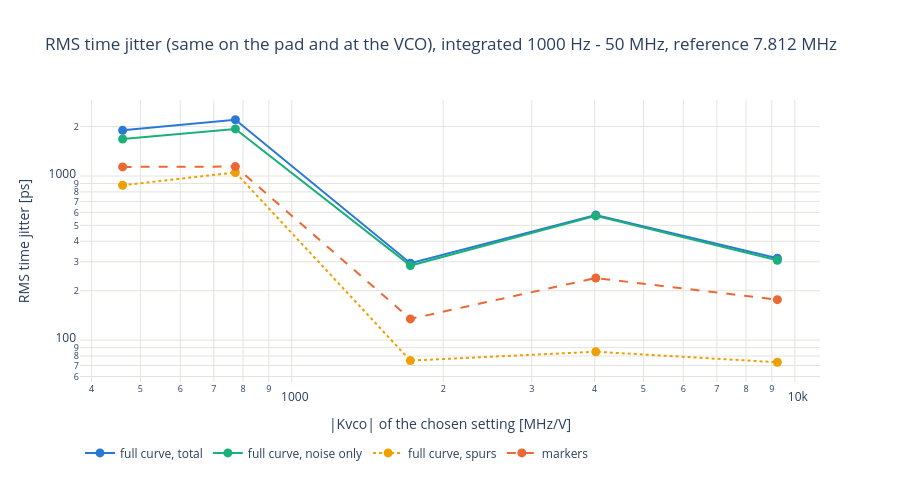

Source (notebook cell):
### Code cell
# RMS jitter (integration band of the run) per setting: the full curve (total, noise only, spur part) and the
# markers. x axis: f_vco when the run sweeps the frequency, else the |Kvco| of the chosen setting.
ok = runs[runs["status"] == "ok"]
SWEEP_F = ok["f_vco"].nunique() > 1
X_COL, X_SCALE, X_TITLE = (("f_vco", 1e6, "f_vco [MHz]") if SWEEP_F else
                           ("kvco_pred", 1e6, "|Kvco| of the chosen setting [MHz/V]"))
ok = ok.sort_values(X_COL)
HOVER_DATA = np.c_[ok["vco_tune_coarse"], ok["vco_current_min"], ok["vco_current_max"], ok["kvco_pred"] / 1e6,
                   ok["carrier_dbm"]]
HOVER_SETTING = ("c%{customdata[0]:.0f} min %{customdata[1]:.0f} max %{customdata[2]:.0f}, "
                 "|Kvco| %{customdata[3]:.0f} MHz/V, carrier %{customdata[4]:.1f} dBm")
fig = go.Figure()
for col, name, color, dash in (("time_jitter_trace_ps", "full curve, total", PALETTE[0], "solid"),
                               ("time_jitter_noise_ps", "full curve, noise only", PALETTE[2], "solid"),
                               ("time_jitter_spur_ps", "full curve, spurs", PALETTE[3], "dot"),
                               ("time_jitter_ps", "markers", PALETTE[1], "dash")):
    fig.add_scatter(x=ok[X_COL] / X_SCALE, y=ok[col], mode="lines+markers", name=name,
                    line=dict(color=color, width=2, dash=dash), marker=dict(size=9), customdata=HOVER_DATA,
                    hovertemplate=f"{name}: %{{y:.1f}} ps at %{{x:.0f}}<br>{HOVER_SETTING}<extra></extra>")
fig.update_layout(title=f"RMS time jitter (same on the pad and at the VCO), integrated {float(offsets[0]):g} Hz - {float(offsets[-1]) / 1e6:g} MHz, {REF_TXT}",
                  template="plotly_white", height=480, legend=dict(orientation="h", y=-0.2))
fig.update_xaxes(title=X_TITLE, type="log", gridcolor=GRID)
fig.update_yaxes(title="RMS time jitter [ps]", type="log", gridcolor=GRID)
save(fig, "jitter_vs_f" if SWEEP_F else "jitter_vs_kvco")

### Figure 1 — Plotly figure (JSON) as saved in the notebook; plotly's stock layout.template omitted (floating-point values rounded to 4 significant figures)
{"data": [{"customdata": [[5.0, 8.0, 6.0, 461.0, -5.088], [5.0, 8.0, 0.0, 772.3, -5.548], [9.0, 9.0, 10.0, 1721.0, 0.2348], [8.0, 9.0, 10.0, 4021.0, -0.258], [6.0, 11.0, 0.0, 9232.0, 0.1976]], "hovertemplate": "full curve, total: %{y:.1f} ps at %{x:.0f}<br>c%{customdata[0]:.0f} min %{customdata[1]:.0f} max %{customdata[2]:.0f}, |Kvco| %{customdata[3]:.0f} MHz/V, carrier %{customdata[4]:.1f} dBm<extra></extra>", "line": {"color": "#2a78d6", "dash": "solid", "width": 2}, "marker": {"size": 9}, "mode": "lines+markers", "name": "full curve, total", "type": "scatter", "x": [461.0, 772.3, 1721.0, 4021.0, 9232.0], "y": [1897.0, 2202.0, 294.4, 577.7, 315.4]}, {"customdata": [[5.0, 8.0, 6.0, 461.0, -5.088], [5.0, 8.0, 0.0, 772.3, -5.548], [9.0, 9.0, 10.0, 1721.0, 0.2348], [8.0, 9.0, 10.0, 4021.0, -0.258], [6.0, 11.0, 0.0, 9232.0, 0.1976]], "hovertemplate": "full curve, noise only: %{y:.1f} ps at %{x:.0f}<br>c%{customdata[0]:.0f} min %{customdata[1]:.0f} max %{customdata[2]:.0f}, |Kvco| %{customdata[3]:.0f} MHz/V, carrier %{customdata[4]:.1f} dBm<extra></extra>", "line": {"color": "#1baf7a", "dash": "solid", "width": 2}, "marker": {"size": 9}, "mode": "lines+markers", "name": "full curve, noise only", "type": "scatter", "x": [461.0, 772.3, 1721.0, 4021.0, 9232.0], "y": [1681.0, 1936.0, 284.6, 571.4, 306.8]}, {"customdata": [[5.0, 8.0, 6.0, 461.0, -5.088], [5.0, 8.0, 0.0, 772.3, -5.548], [9.0, 9.0, 10.0, 1721.0, 0.2348], [8.0, 9.0, 10.0, 4021.0, -0.258], [6.0, 11.0, 0.0, 9232.0, 0.1976]], "hovertemplate": "full curve, spurs: %{y:.1f} ps at %{x:.0f}<br>c%{customdata[0]:.0f} min %{customdata[1]:.0f} max %{customdata[2]:.0f}, |Kvco| %{customdata[3]:.0f} MHz/V, carrier %{customdata[4]:.1f} dBm<extra></extra>", "line": {"color": "#eda100", "dash": "dot", "width": 2}, "marker": {"size": 9}, "mode": "lines+markers", "name": "full curve, spurs", "type": "scatter", "x": [461.0, 772.3, 1721.0, 4021.0, 9232.0], "y": [878.2, 1051.0, 75.06, 84.97, 73.28]}, {"customdata": [[5.0, 8.0, 6.0, 461.0, -5.088], [5.0, 8.0, 0.0, 772.3, -5.548], [9.0, 9.0, 10.0, 1721.0, 0.2348], [8.0, 9.0, 10.0, 4021.0, -0.258], [6.0, 11.0, 0.0, 9232.0, 0.1976]], "hovertemplate": "markers: %{y:.1f} ps at %{x:.0f}<br>c%{customdata[0]:.0f} min %{customdata[1]:.0f} max %{customdata[2]:.0f}, |Kvco| %{customdata[3]:.0f} MHz/V, carrier %{customdata[4]:.1f} dBm<extra></extra>", "line": {"color": "#eb6834", "dash": "dash", "width": 2}, "marker": {"size": 9}, "mode": "lines+markers", "name": "markers", "type": "scatter", "x": [461.0, 772.3, 1721.0, 4021.0, 9232.0], "y": [1136.0, 1141.0, 134.7, 238.9, 176.3]}], "layout": {"height": 480, "legend": {"orientation": "h", "y": -0.2}, "title": {"text": "RMS time jitter (same on the pad and at the VCO), integrated 1000 Hz - 50 MHz, reference 7.812 MHz"}, "xaxis": {"gridcolor": "#e4e3df", "title": {"text": "|Kvco| of the chosen setting [MHz/V]"}, "type": "log"}, "yaxis": {"gridcolor": "#e4e3df", "title": {"text": "RMS time jitter [ps]"}, "type": "log"}}}
